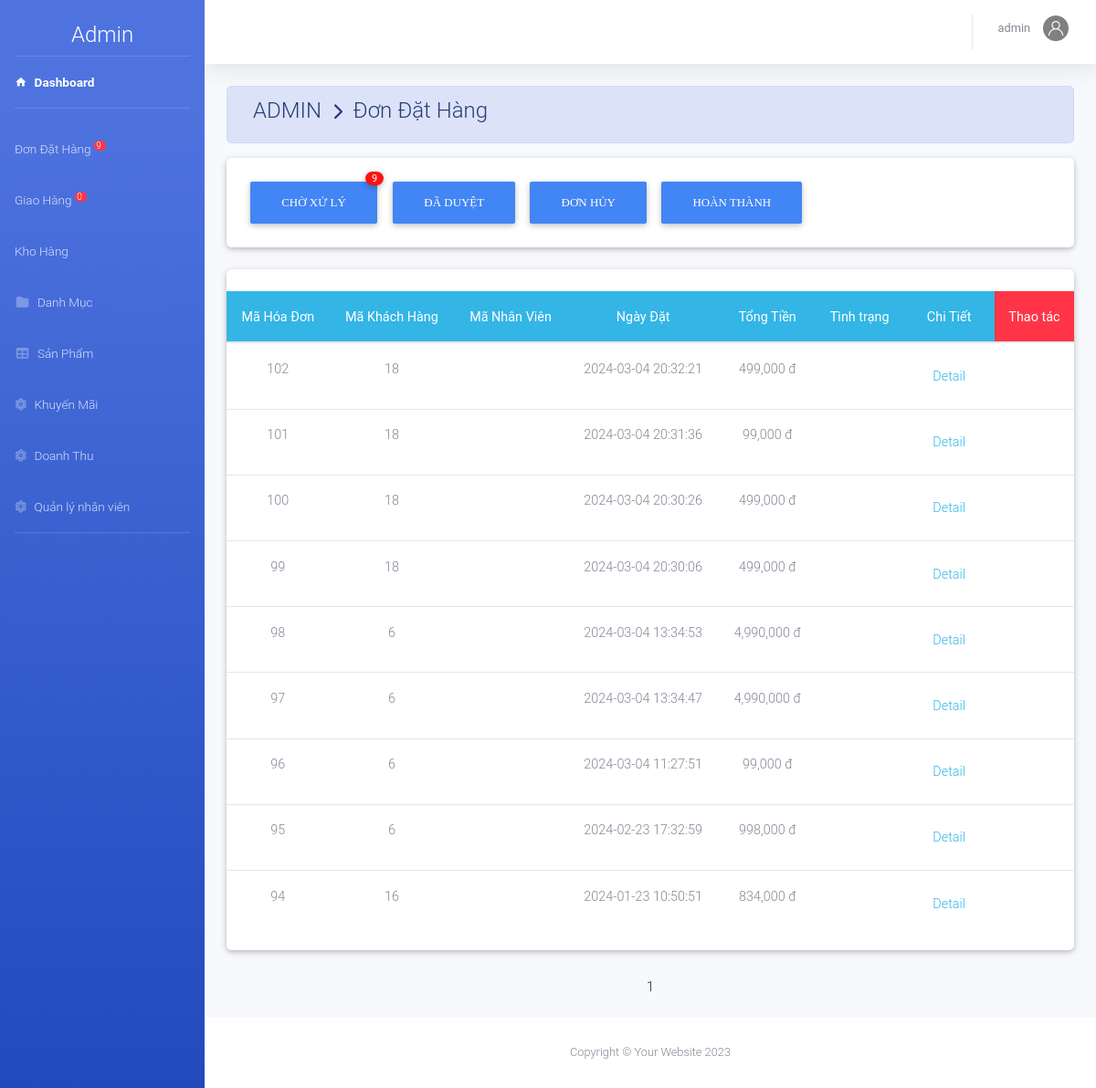
The page /Faship/admin/index.php?action=xldathang (signed in) on the database its author committed.
### tables this page shows
CREATE TABLE `hoadon` (
  `MaHD` int(11) NOT NULL,
  `MaKH` int(11) NOT NULL,
  `MaNV` int(11) DEFAULT NULL,
  `NgayDat` datetime DEFAULT current_timestamp(),
  `NgayGiao` datetime DEFAULT NULL,
  `TinhTrang` varchar(20) DEFAULT NULL,
  `TongTien` decimal(10,0) NOT NULL,
  `MaNVGH` varchar(50) DEFAULT NULL
);

### Faship/admin/dondathang/dondathang.php (the view, shortened to what this page needs)
<div class="row">
    <div class="col-md-12 grid-margin stretch-card">
        <div class="card">
            <br>
            <table class="table table-hover  text-center ">
                <thead class="badge-info">
                    <tr>
                        <th>Mã Hóa Đơn</th>
                        <th>Mã Khách Hàng</th>
                        <th>Mã Nhân Viên</th>
                        <th>Ngày Đặt</th>
                        <th>Tổng Tiền</th>
                        <th>Tình trạng</th>
                        <th>Chi Tiết</th>
                        <th colspan="2" class="badge-danger">Thao tác</th>
                    </tr>
                </thead>
                <tbody>
                    <?php
		            if(isset($_GET['trang'])){
		                $trang=$_GET['trang'];
		            }
		            else{ $trang=1;}
		            $from =($trang-1)*30;
			 		if(isset($_GET['dk'])){
			 			$dk=$_GET['dk'];
			 			$sql="SELECT * from hoadon  where TinhTrang='".$dk."' Order  by NgayDat DESC LIMIT $from,30";
			 		}else{
			 			$sql="select * from hoadon Order  by NgayDat DESC LIMIT $from,30";
			 		}
					$rs=mysqli_query($conn,$sql); $so=0;
				 	while ($row=mysqli_fetch_array($rs)) { ?>
                    <tr>
                        <td><?php echo $row['MaHD']; ?></td>
                        <td><?php echo $row['MaKH']; ?></td>
                        <td><?php echo $row['MaNV']; ?></td>
                        <td><?php echo $row['NgayDat']; ?></td>
                        <td><?php echo number_format($row['TongTien']).' đ'; ?></td>
                        <td><?php if( $row['TinhTrang']==='chưa duyệt') {?>
                            <label class="badge badge-danger">
                                <font style="vertical-align: inherit;">
                                    <font style="vertical-align: inherit;">Đang chờ xử lý</font>
                                </font>
                            </label>
                            <?php } ?>
                        </td>
                        <td><a class="nav-link text-info"
                                href="index.php?action=xldathang&view=ctdh&mahd=<?php echo $row['MaHD']; ?>">Detail </a>
                        </td>
                        <td><?php if($row['TinhTrang']==="chưa duyệt"){echo '<a class="text-info" href="dondathang/xuly.php?action=duyet&mahd='.$row['MaHD'].'" >Duyệt <i class="fas fa-check"></i> </a>';}?>
                        </td>
                        <td><?php if($row['TinhTrang']==="chưa duyệt"){ ?>
                            <a class="text-info"
                                href="dondathang/xuly.php?action=huy&mahd=<?php echo $row['MaHD']; ?>"><i
                                    class="fas fa-backspace"></i></a>
                        </td>
                        <?php } ?>
                    </tr>
                    <?php	} ?>
                </tbody>
            </table>
        </div><br>
    </div>
    <div class="row m-auto">
        <?php $dk2='';
					if(isset($_GET['dk'])){
					 			$dk2=$_GET['dk'];
					 			$ds_spn1b="SELECT * from hoadon  where TinhTrang='".$dk2."'";
					 		}else{
					 			$ds_spn1b="select * from hoadon";
					 		}
		            $query_dssp2=mysqli_query($conn,$ds_spn1b);
		            $sosp=mysqli_num_rows($query_dssp2);
		            $sotrang = ceil($sosp/30); ?>
        <ul class="pagination justify-content-center">
            <?php for($x=1;$x<=$sotrang;$x++){
						         	if($dk2===''){?>
            <li class="page-item">
                <a class="page-link " href="index.php?action=xldathang&trang=<?php echo $x ?>"><?php echo $x ;?></a>
            </li>
            <?php      }
						      } ?>
        </ul>
    </div>
</div>

### Faship/admin/index.php (shortened to what this page needs)
<?php
if(!isset($_SESSION['admin'])){
  header('location:login.php');
}
else{
	include_once('../model/database.php');
	include 'include/menu.php';
	include 'include/header.php';
	include 'controller.php';
	include 'include/footer.php';
}
 ?>

### Faship/admin/include/menu.php (shortened to what this page needs)
<!DOCTYPE html>
<html lang="en">
<head>
    <link href="/onishoes/webroot/font/Font Awesome/css/all.min.css" rel="stylesheet" type="text/css">
    <link href="template/mdi/css/materialdesignicons.min.css" rel="stylesheet">
    <link href="template/cssfont.css" rel="stylesheet">
    <link href="template/css/sb-admin-2.min.css" rel="stylesheet">
    <link href="template/bootstrap/mdb.lite.min.css" rel="stylesheet">
    <?php
  if (isset($_SESSION['admin'])) {
      $nv=$_SESSION['admin'];
  }?>
</head>
<body id="page-top">
    <div id="wrapper">
        <ul class="navbar-nav bg-gradient-primary sidebar sidebar-dark accordion" id="accordionSidebar">
            <br>
            <div class="text-center d-none d-md-inline">
                <h4 class="text-center text-white fw-bold">Admin</h4>
            </div>
            <hr class=" sidebar-divider my-0">
            <li class="nav-item active">
                <a class="nav-link" href="index.php">
                    <i class="mdi mdi-home menu-icon"></i>
                    <span>Dashboard</span></a>
            </li>
            <hr class="sidebar-divider">
            <?php
        $sql="SELECT * FROM `hoadon` WHERE `TinhTrang` = 'chưa duyệt'";
        $rs=mysqli_query($conn,$sql);
        $dem=mysqli_num_rows($rs);
      ?>
            <li class="nav-item">
                <a class="nav-link" href="?action=xldathang">
                    <span>Đơn Đặt Hàng <sup style="border-radius: 10px;" class="badge-danger ">
                            &#160;<?php echo $dem ?>
                            &#160;</sup></span></a>
            </li>
            <?php
        $sql="SELECT * FROM `hoadon` WHERE NgayGiao is not null and TinhTrang='Đã duyệt' ORDER BY NgayGiao ASc";
        $rs=mysqli_query($conn,$sql);
        $dem=mysqli_num_rows($rs);
      ?>
            <li class="nav-item">
                <a class="nav-link" href="?action=giaohang">
                    <span>Giao Hàng <sup style="border-radius: 10px;" class="badge-danger ">
                            &#160;<?php echo $dem ?>
                            &#160;</sup></span></a>
            </li>
            <li class="nav-item">
                <a class="nav-link collapsed" href="#" data-toggle="collapse" data-target="#collapseTwo"
                    aria-expanded="true" aria-controls="collapseTwo">
                    <span>Kho Hàng</span>
                </a>
            </li>
            <li class="nav-item">
                <a class="nav-link collapsed" href="#" data-toggle="collapse" data-target="#collapsePages"
                    aria-expanded="true" aria-controls="collapsePages">
                    <i class="fas fa-fw fa-folder"></i>
                    <span>Danh Mục</span>
                </a>
            </li>
            <li class="nav-item">
                <a class="nav-link collapsed" href="#" data-toggle="collapse" data-target="#collapsePages1"
                    aria-expanded="true" aria-controls="collapsePages1">
                    <i class="fas fa-fw fa-table"></i>
                    <span>Sản Phẩm</span>
                </a>
            </li>
            <li class="nav-item">
                <a class="nav-link" href="?action=khuyenmai">
                    <i class="fas fa-atom"></i>
                    <span>Khuyến Mãi</span></a>
            </li>
            <li class="nav-item">
                <a class="nav-link" href="?action=danhthu">
                    <i class="fas fa-atom"></i>
                    <span>Doanh Thu</span></a>
            </li>
            <li class="nav-item">
                <a class="nav-link" href="?action=nhanvien">
                    <i class="fas fa-atom"></i>
                    <span>Quản lý nhân viên</span></a>
            </li>
            <hr class="sidebar-divider d-none d-md-block">
        </ul>

### Faship/admin/include/header.php (shortened to what this page needs)
<div id="content-wrapper" class="d-flex flex-column">
    <div id="content">
        <nav class="navbar navbar-expand navbar-light bg-white topbar mb-4 static-top shadow">
            <ul class="navbar-nav ml-auto">
                <li class="nav-item dropdown no-arrow" style="margin-top: 30px">
                    <a class="nav-link dropdown-toggle" href="#" id="userDropdown" role="button"
                        data-toggle="dropdown" aria-haspopup="true" aria-expanded="false">
                        <span class="mr-2 d-none d-lg-inline text-gray-600 small"><?php echo $nv['TenNV'] ?></span>
                        <img class="img-profile rounded-circle" src="template/img/avatar.png">
                    </a>
                </li>
            </ul>
        </nav>

### Faship/admin/controller.php (shortened to what this page needs)
<?php
      $check=$_SESSION['admin'];
      if(isset($_GET['action'])){
          $action=$_GET['action'];
          switch ($action) {
                    case 'xldathang':
                         if($check['Quyen']==3 || $check['Quyen']==5 ){
                            echo('<center> BẠN KHÔNG CÓ QUYỀN TRUY CẬP</center>');
                        }else{
                             include('dondathang/main.php');
                        }
                        break;
                }
      }
      else {
          include_once('content.php');
      }
    ?>

### Faship/admin/dondathang/main.php (shortened to what this page needs)
<?php
	include_once('../model/database.php');
	$sql="SELECT * FROM `hoadon` WHERE `TinhTrang` = 'chưa duyệt'";
	$rs=mysqli_query($conn,$sql);
	$dem=mysqli_num_rows($rs);
?>
<div class="container-fluid">
    <div class=" alert alert-primary">
        <h4 class="page-title">
             ADMIN &#160;<i class="fas fa-chevron-right" style="font-size: 18px"></i>&#160; Đơn Đặt Hàng
        </h4>
    </div>
    <div class="row">
        <form action="?action=xldathang" method="GET" class="col-md-12 grid-margin stretch-card">
            <div class="card">
                <div class="card-body ">
                    <button type="sub" name="dk" value="chưa duyệt" class="btn btn-primary "
                        style="font-family: Comfortaa;">Chờ xử lý</button>
                    <span class="counter counter-lg "><?php echo $dem ?></span>
                    <button type="sub" name="dk" value="đã duyệt" class="btn btn-primary"
                        style="font-family: Comfortaa;">Đã Duyệt</button>
                    <button type="sub" name="dk" value="Hủy bỏ" class="btn btn-primary"
                        style="font-family: Comfortaa;">Đơn Hủy</button>
                    <button type="sub" name="dk" value="hoàn thành" class="btn btn-primary"
                        style="font-family: Comfortaa;">Hoàn Thành</button>
                </div>
            </div>
        </form>
    </div>
    <br>
    <?php
	if(isset($_GET['view'])){
		$view=$_GET['view'];
		switch ($view) {
			case 'ctdh':
					include_once('dondathang/chitietdathang.php');
				break;
		}
	}
	else{
		include_once('dondathang/dondathang.php');
	}
?>
</div>

### Faship/admin/include/footer.php (shortened to what this page needs)
</div>
<footer class="sticky-footer bg-white">
    <div class="container my-auto">
        <div class="copyright text-center my-auto">
            <span>Copyright &copy; Your Website 2023</span>
        </div>
    </div>
</footer>
</div>
</div>
</body>
</html>

### rows shown on the page
hoadon: MaHD "102", MaKH "18", NgayDat "2024-03-04 20:32:21", TongTien "499,000"
hoadon: MaHD "101", MaKH "18", NgayDat "2024-03-04 20:31:36", TongTien "99,000"
hoadon: MaHD "100", MaKH "18", NgayDat "2024-03-04 20:30:26", TongTien "499,000"
hoadon: MaHD "99", MaKH "18", NgayDat "2024-03-04 20:30:06", TongTien "499,000"
hoadon: MaHD "98", MaKH "6", NgayDat "2024-03-04 13:34:53", TongTien "4,990,000"
hoadon: MaHD "97", MaKH "6", NgayDat "2024-03-04 13:34:47", TongTien "4,990,000"
hoadon: MaHD "96", MaKH "6", NgayDat "2024-03-04 11:27:51", TongTien "99,000"
hoadon: MaHD "95", MaKH "6", NgayDat "2024-02-23 17:32:59", TongTien "998,000"
hoadon: MaHD "94", MaKH "16", NgayDat "2024-01-23 10:50:51", TongTien "834,000"

### other values the page prints
$dem "9"
$dem "0"
$nv['TenNV'] "admin"
